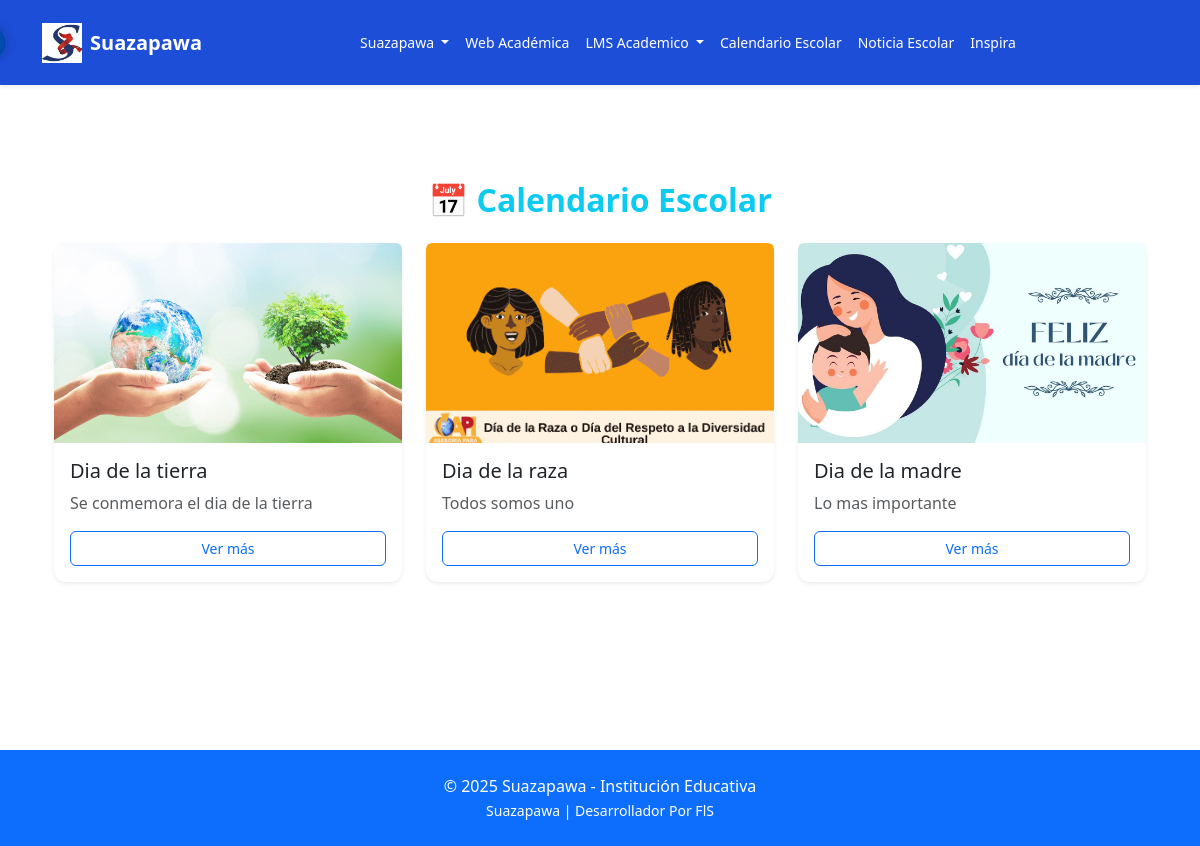
/calendario/, run on an earlier commit of the app's database.
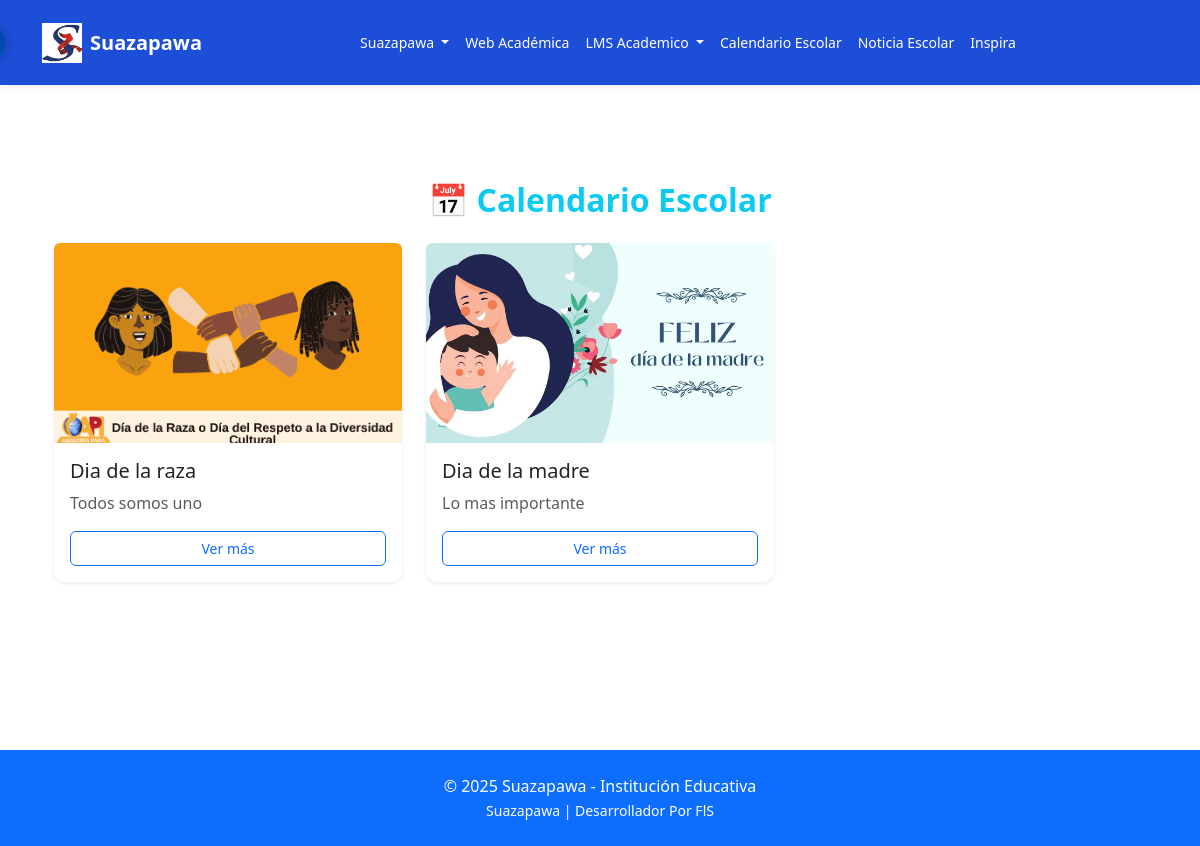
And on a later commit of the database.
### web/models.py (models this page shows, shortened)
class Evento(models.Model):
    titulo = models.CharField(max_length=100)
    descripcion_corta = models.CharField(max_length=200)
    descripcion_detallada = models.TextField()
    fecha = models.DateField()
    hora = models.TimeField()
    lugar = models.CharField(max_length=100)
    imagen = models.ImageField(upload_to='calendario')

### web/views.py (the view)
# urls.py: path('calendario/', calendarioView.as_view(), name='calendario'),
class calendarioView(TemplateView):
    template_name = "public/calendario.html"

### web/templates/public/calendario.html (shortened to what this page needs)
{% extends 'base.html' %}
{% load static %}
{% block content %}
<div class="container py-5">
  <h2 class="text-center text-info fw-bold mb-4">📅 Calendario Escolar</h2>
  <div class="row">
    {% for evento in eventos %}
      <div class="col-md-4 mb-4">
        <div class="card h-100 shadow-sm border-0">
          <img src="{{ evento.imagen.url }}" class="card-img-top img-fluid rounded-top" alt="{{ evento.titulo }}">
          <div class="card-body d-flex flex-column">
            <h5 class="card-title">{{ evento.titulo }}</h5>
            <p class="card-text text-muted">{{ evento.descripcion_corta }}</p>
            <button class="btn btn-outline-primary mt-auto" type="button" data-bs-toggle="collapse" data-bs-target="#evento{{ evento.id }}">
              Ver más
            </button>
          </div>
        </div>
      </div>
    {% empty %}
      <div class="text-center">
        <p class="text-muted">No hay eventos programados por ahora.</p>
      </div>
    {% endfor %}
  </div>
</div>
{% endblock %}

What changed in the data, as far as the page shows it:
removed Evento: imagen (picture), titulo "Dia de la tierra", descripcion_corta "Se conmemora el dia de la tierra"
